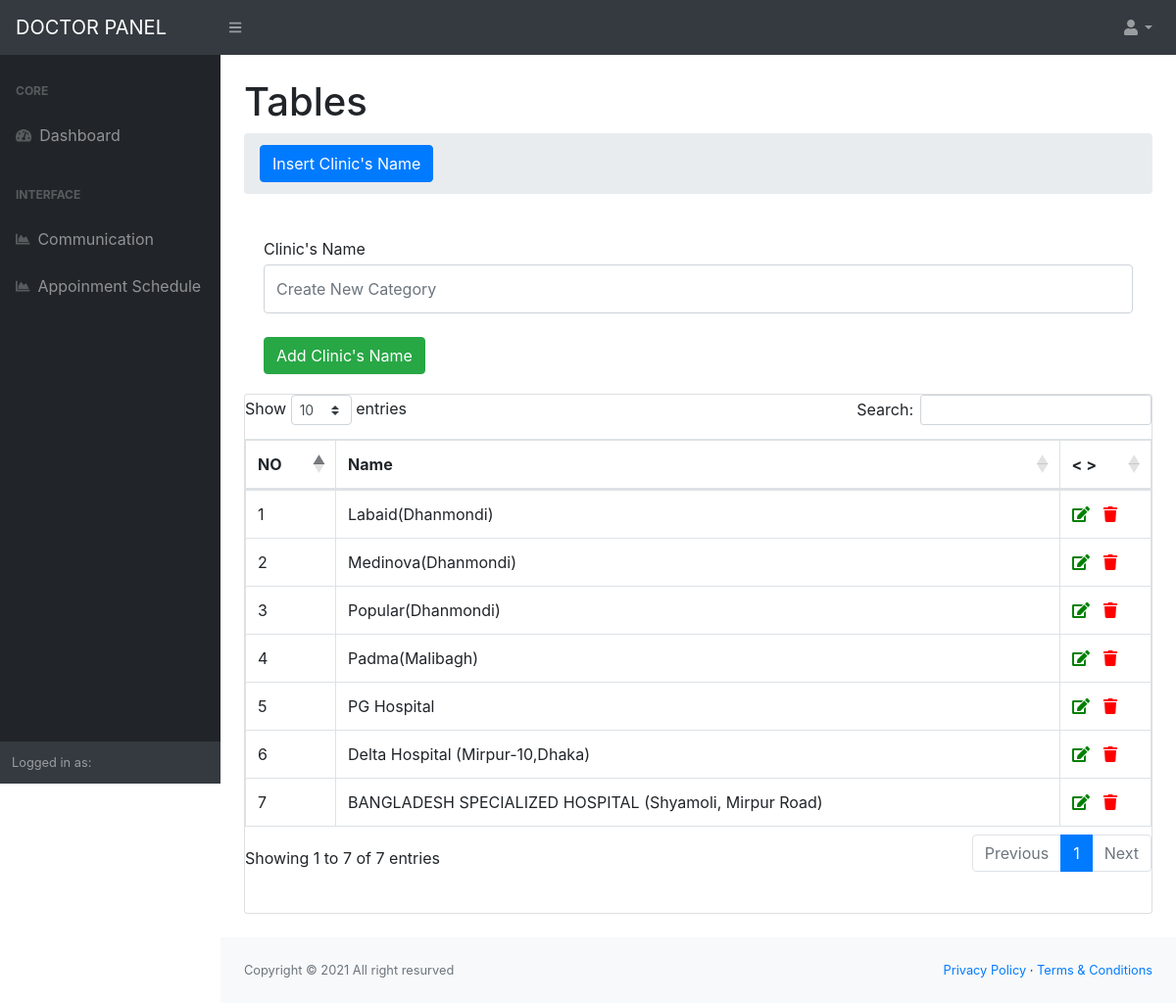
/admin/clinicadd.php (signed in), run on the app's committed database.
### tables this page shows
CREATE TABLE `clinic_table` (
  `clinic_id` int(11) NOT NULL,
  `clinic_name` varchar(300) NOT NULL
);

### library/db.php (called while the page is built, shortened)
<?php
class DBconnection{
	public function connectDataBase(){
		$this->con = new mysqli('localhost', 'root', '','doctor_db');
	}
}
?>

### library/Selectclass.php (called while the page is built, shortened)
<?php
include_once 'db.php';
class Selectclass extends DBconnection{
	public function selects($query){
		$result = $this->con->query($query) or die($this->con->error.__LINE__);
		if($result){
			return $result;
		} else {
			return false;
		}
	}
		public function selectall($var){
		$query = "SELECT * FROM $var";
		$result = self::selects($query);
		return $result;
	}
}
 ?>

### admin/clinicadd.php (the view, shortened to what this page needs)
<?php include_once 'header.php'; ?>
            <div id="layoutSidenav_content">
                <main>
                    <div class="container-fluid">
                        <h1 class="mt-4">Tables</h1>
                        <ol class="breadcrumb mb-4">
                            <li class="breadcrumb-item active"> <a class="btn btn-primary" href="clinicadd.php">Insert Clinic's Name</a></li>
                        </ol>
                        <div class="card-body">
                            <?php
                            if (!empty($_GET['editclid'])) {
                                $viewdoctor = $sc->selectallId('clinic_table','clinic_id',$_GET['editclid']);
                                while ($row = $viewdoctor->fetch_assoc()) {
                                ?>
                                        <form method="post" action="">
                                            <div class="form-group">
                                                <label class="large mb-1" for="inputEmailAddress">Clinic's Name</label>
                                                <input class="form-control py-4" name="clinic_name" type="text" value="<?php echo $row['clinic_name'];?>">
                                            </div>
                                            <div class="form-group d-flex align-items-center justify-content-between mt-4 mb-0">
                                                 <input class="btn btn-success" type="submit" name="update" value="Update Clinic's Name">
                                            </div>
                                        </form>
                           <?php } }else{
                            ?>
                                        <form method="post" action="">
                                            <div class="form-group">
                                                <label class="large mb-1" for="inputEmailAddress">Clinic's Name</label>
                                                <input class="form-control py-4" name="clinic_name" type="text" placeholder="Create New Category">
                                            </div>
                                            <div class="form-group d-flex align-items-center justify-content-between mt-4 mb-0">
                                                 <input class="btn btn-success" type="submit" name="submit" value="Add Clinic's Name">
                                            </div>
                                        </form>
<?php }
                            ?>
                                    </div>
                        <div class="card mb-4">
                               <table class="table table-bordered" id="dataTable" width="100%" cellspacing="0">
                                        <thead>
                                            <tr>
                                                <th>NO</th>
                                                <th>Name</th>
                                                <th> < > </th>
                                            </tr>
                                        </thead>
                                        <tbody>
                                    <?php
                                        $viewdoctor = $sc->selectall('clinic_table');
                                            $a = 0;
                                            while ($row = $viewdoctor->fetch_assoc()) {
                                                $a++;
                                    ?>
                                            <tr>
                                                <td><?php echo $a;?></td>
                                                <td><?php echo $row['clinic_name'];?></td>
                                                <td>
                                                    <a href="clinicadd.php?editclid=<?php echo $row['clinic_id'] ?>"><i style="padding: -10px; color: green;" class="fas fa-edit"></i></a> <span style="margin-right: 10px;"></span>
                                                    <a href="clinicadd.php?deleteclid=<?php echo $row['clinic_id'] ?>"><i style="padding: -10px; color: red;" class="fa fa-trash"></i></a>
                                                </td>
                                            </tr>
                                     <?php }  ?>
                                        </tbody>
                                    </table>
                            <div class="card-body">
                            </div>
                        </div>
                    </div>
                </main>
<?php include_once 'footer.php'; ?>

### data on the page
clinic_table: clinic_name "Labaid(Dhanmondi)"
clinic_table: clinic_name "Medinova(Dhanmondi)"
clinic_table: clinic_name "Popular(Dhanmondi)"
clinic_table: clinic_name "Padma(Malibagh)"
clinic_table: clinic_name "PG Hospital"
clinic_table: clinic_name "Delta Hospital (Mirpur-10,Dhaka)"
clinic_table: clinic_name "BANGLADESH SPECIALIZED HOSPITAL (Shyamoli, Mirpur Road)"
